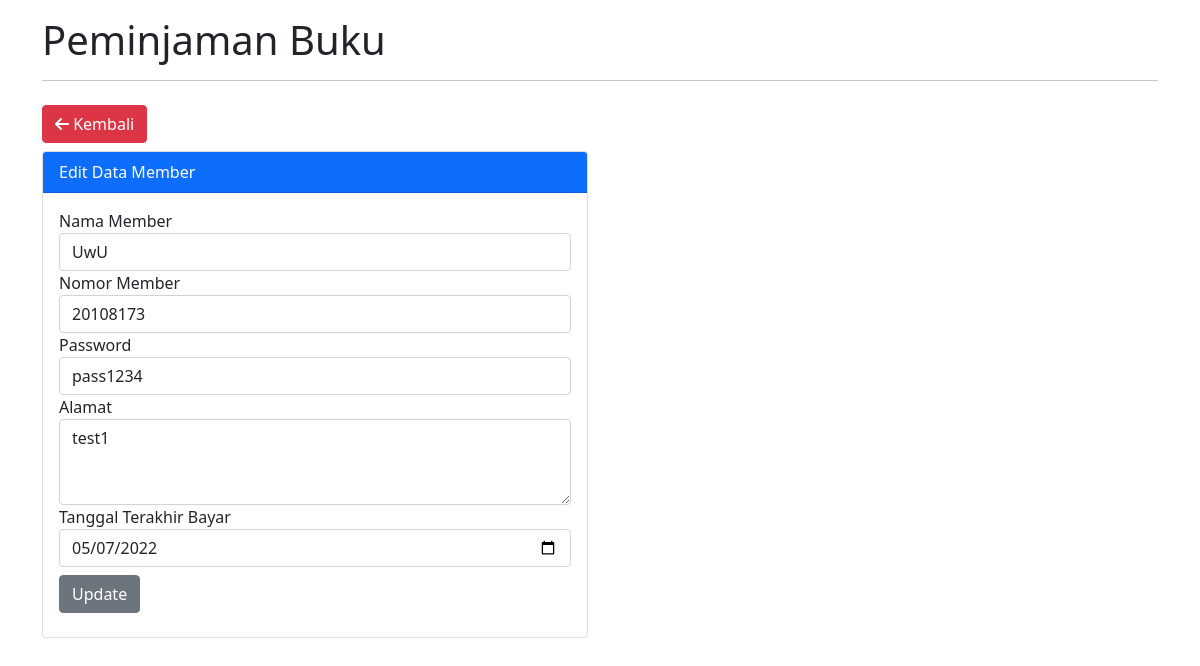
/FormMember.php?id_member=1 (signed in), run on the app's committed database.
### tables this page shows
CREATE TABLE `member` (
  `id_member` int(11) NOT NULL,
  `nama_member` varchar(250) DEFAULT NULL,
  `nomor_member` varchar(15) DEFAULT NULL,
  `password` varchar(45) NOT NULL,
  `alamat` text DEFAULT NULL,
  `tgl_mendaftar` datetime DEFAULT NULL,
  `tgl_terakhir_bayar` date DEFAULT NULL
);

### Model.php (called while the page is built, shortened)
<?php
class Model
{
    public function getMemberById($id)
    {
        $sql = "SELECT * FROM member WHERE id_member = '$id'";
        $result = mysqli_query($GLOBALS['koneksi'], $sql);
        return $result;
    }
}
?>

### FormMember.php (the view, shortened to what this page needs)
<?php
require "Model.php";
if (isset($_GET['id_member'])) {
    $id = $_GET['id_member'];
    $member = new Model();
    $result = $member->getMemberById($id);
    $row = mysqli_fetch_all($result, MYSQLI_ASSOC);
}
if (isset($_SESSION['nomor_member'])) :
?>
<!DOCTYPE html>
<html lang="en">
<head>
    <link href="https://cdn.jsdelivr.net/npm/bootstrap@5.1.3/dist/css/bootstrap.min.css" rel="stylesheet">
</head>
<body>
    <div class="container">
        <div class="row">
            <div class="col-md-12 py-3">
                <h1>Peminjaman Buku</h1>
                <hr>
                <a class="btn btn-danger my-2" href="Member.php"><i class="fa fa-arrow-left"></i> Kembali</a>
                <div class="row">
                    <div class="col-md-6">
                        <div class="card">
                            <div class="card-header bg-primary text-white">
                                <?php
                                if (isset($_GET['id_member'])) {
                                    echo "Edit Data Member";
                                } else {
                                    echo "Tambah Data Member";
                                }
                                ?>
                            </div>
                            <div class="card-body">
                                <form action="" method="post">
                                    <div class="form-group">
                                        <label for="nama_member">Nama Member</label>
                                        <input type="text" class="form-control" name="nama_member" id="nama_member" <?php echo (isset($_GET['id_member'])) ?  "value = '" . $row[0]["nama_member"] . "'" : "value = '' "; ?> placeholder="Nama Member" required>
                                    </div>
                                    <div class="form-group">
                                        <label for="nomor_member">Nomor Member</label>
                                        <input type="text" class="form-control" name="nomor_member" id="nomor_member" <?php echo (isset($_GET['id_member'])) ?  "value = '" . $row[0]["nomor_member"] . "'" : "value = '' "; ?> placeholder="Nomor Member" required>
                                    </div>
                                    <div class="form-group">
                                        <label for="password">Password</label>
                                        <input type="text" class="form-control" name="password" id="password" <?php echo (isset($_GET['id_member'])) ?  "value = '" . $row[0]["password"] . "'" : "value = '' "; ?> placeholder="Password" required>
                                    </div>
                                    <div class="form-group">
                                        <label for="alamat">Alamat</label>
                                        <textarea class="form-control" name="alamat" id="alamat" rows="3" required><?php echo (isset($_GET['id_member'])) ? $row[0]["alamat"] : ""; ?></textarea>
                                    </div>
                                    <div class="form-group">
                                        <label for="tgTerakhirBayar">Tanggal Terakhir Bayar</label>
                                        <input type="date" class="form-control" name="tgl_terakhir_bayar" id="tgl_terakhir_bayar" <?php echo (isset($_GET['id_member'])) ?  "value = " . $row[0]["tgl_terakhir_bayar"] . "" : "value = '' "; ?> placeholder="Tanggal Terakhir Bayar" required>
                                    </div>
                                    <?php
                                    if (isset($_GET['id_member'])) {
                                        echo " <button type=\"submit\" name=\"update\" class=\"btn btn-secondary my-2\">Update</button>";
                                    } else {
                                        echo " <button type=\"submit\" name=\"submit\" class=\"btn btn-primary my-2\">Tambah</button>";
                                    }
                                    ?>
                                </form>
                            </div>
                        </div>
</body>
</html>
<?php
else :
    header("Location: ErrorPage.php");
endif;
?>

### data on the page
member: nama_member "UwU", nomor_member "20108173", password "pass1234", alamat "test1", tgl_terakhir_bayar "05/07/2022"
